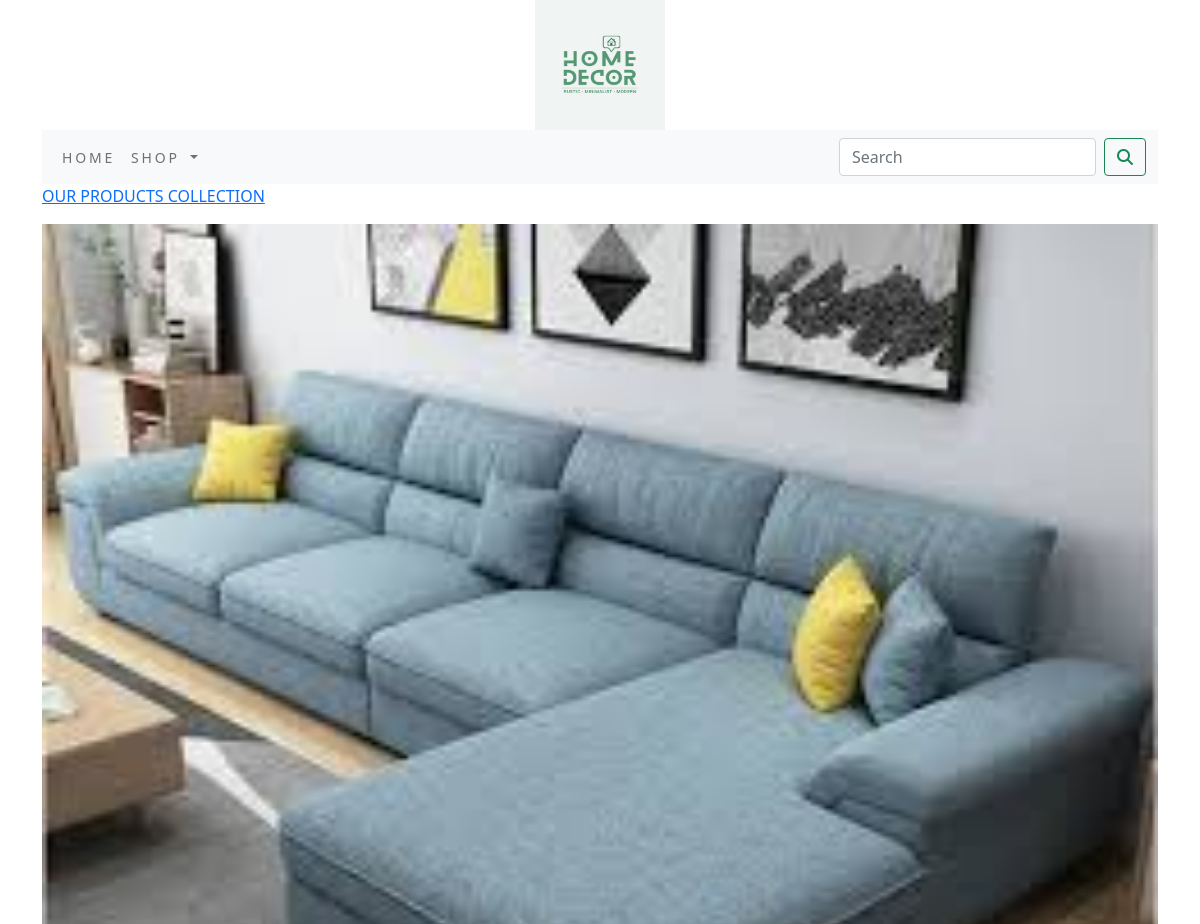
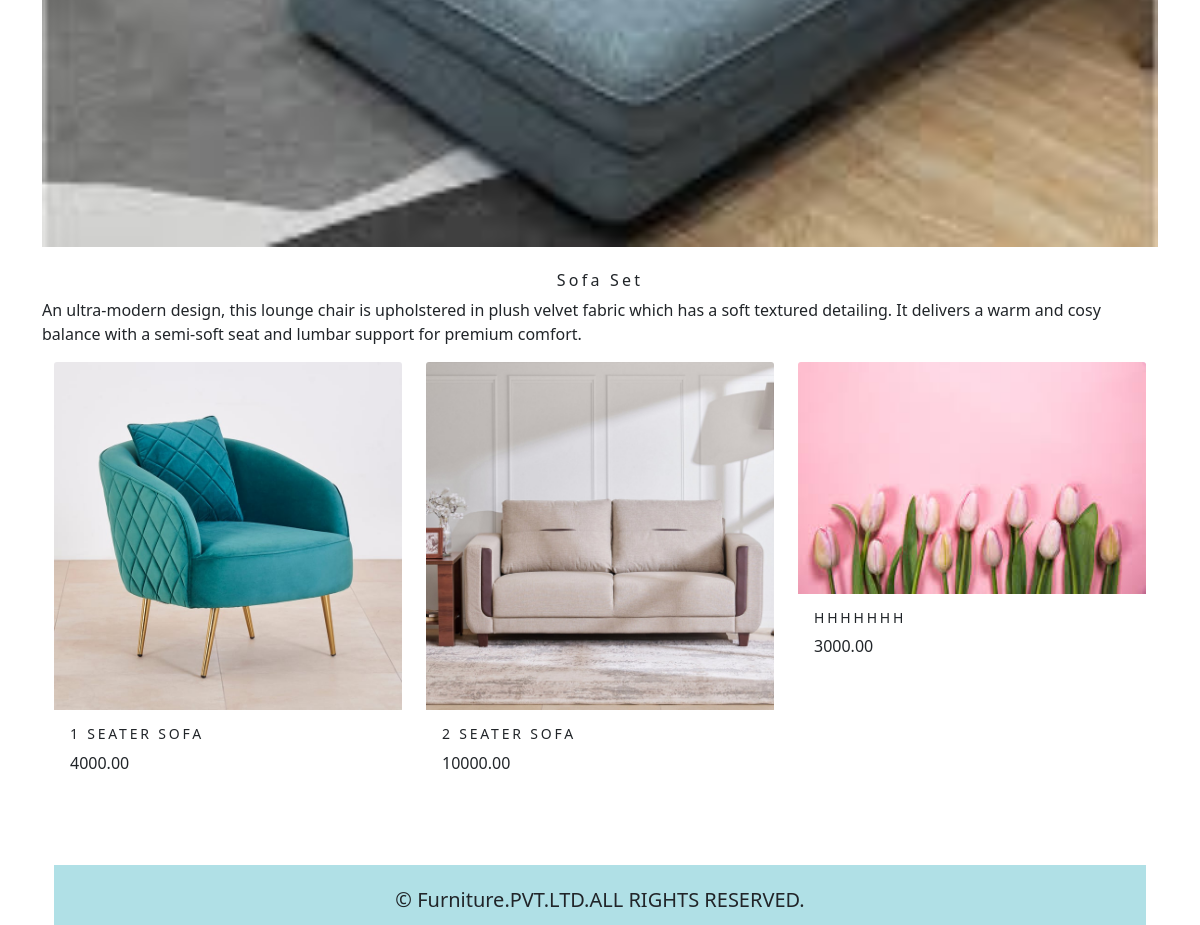
/sofa-set/, run on the app's committed database (2 pictures, top to bottom).
### Furniture/models.py (models this page shows, shortened)
class Furniture(models.Model):
    name=models.CharField(max_length=200,unique=True)
    slug=models.SlugField(max_length=200,unique=True)
    description=models.TextField(blank=True)
    image=models.ImageField(upload_to='furniture',blank=True)
    class Meta:
        ordering=('name',)
        verbose_name='furniture'
        verbose_name_plural = 'furniture'
    def get_url(self):
        return reverse('Furniture:Product_by_Category',args=[self.slug])

class Product(models.Model):
    name=models.CharField(max_length=200,unique=True)
    slug=models.SlugField(max_length=200,unique=True)
    description=models.TextField(blank=True)
    price=models.DecimalField(max_digits=10,decimal_places=2)
    category=models.ForeignKey(Furniture,on_delete=models.CASCADE)
    image=models.ImageField(upload_to='product',blank=True)
    stock=models.IntegerField(blank=True)
    available=models.BooleanField(default=True)
    created=models.DateTimeField(auto_now_add=True)
    updated=models.DateTimeField(auto_now=True)
    def get_url(self):
        return reverse('Furniture:ProductDetail',args=[self.category.slug,self.slug])
    class Meta:
        ordering=('name',)
        verbose_name='product'
        verbose_name_plural = 'products'

### Furniture/views.py (the view)
# urls.py: path('',views.AllProductCategory,name='AllProductCategory'),
def AllProductCategory(request, c_slug=None):
    c_page = None
    products_list = None
    if c_slug != None:
        c_page = get_object_or_404(Furniture, slug=c_slug)
        products_list = Product.objects.all().filter(category=c_page, available=True)
    else:
        products_list = Product.objects.all().filter(available=True)
    paginator = Paginator(products_list, 6)
    try:
        page = int(request.GET.get('page', '1'))
    except:
        page = 1
    try:
        products = paginator.page(page)
    except (EmptyPage, InvalidPage):
        products = paginator.page(paginator.num_pages)
    return render(request, "category.html", {'category': c_page, 'products': products})

### Furniture/context_processors.py (called while the page is built)
def menu_links(request):
    links = Furniture.objects.all()
    return dict(links=links)

### cart/context_processors.py (called while the page is built)
def counter(request):
    item_count = 0
    if 'admin' in request.path:
        return {}
    else:
        try:
            cart = Cart.objects.filter(cart_id=_cart_id(request))
            cart_items = CartItem.objects.all().filter(cart=cart[:1])
            for cart_item in cart_items:
                item_count += cart_item.quantity
        except Cart.DoesNotExist:
            item_count = 0
    return dict(item_count=item_count)

### cart/views.py (called while the page is built)
def _cart_id(request):
    cart = request.session.session_key
    if not cart:
        cart = request.session.create()
    return cart

### template/category.html (shortened to what this page needs)
{% extends 'base.html' %}
{% load static %}
{% block content %}
{% if category %}
<div>
     <div class="row my_row_class">
          <div class="mx_auto">
          <p><a href="{% url 'Furniture:AllProductCategory' %}">OUR PRODUCTS COLLECTION</a></p>
               </div>
     </div>
</div>
{% endif %}
<div class="mx_auto">
     {% if category %}
     <img class="my_image" src="{{category.image.url}}" alt="{{category.name}}">
</div><br>
<div>
     <h1 class="text-center my_title">{{category.name}}</h1>
     <p class="text-justify">{{category.description}}</p>
</div>
{% endif %}
<div class="container">
     <div class="row mx_auto">
          {% for i in products.object_list %}
          <div class="my_bottom_margin col-9 col-sm-12 col-md-4 col-lg-4">
               <div class="card-text-center" style="min-width:18rem;">
                    <a href="{{i.get_url}}"><img class="card-img-top my_image" src="{{i.image.url}}" alt="{{i.name}}"></a>
                    <div class="card-body">
                         <h4>{{i.name}}</h4>
                         <p>{{i.price}}</p>
                    </div>
               </div>
          </div>
          {% endfor %}
     </div>
     <br>
</div>
{% endblock %}

### static/css/custom.css (style rules this page uses)
.my_image { width:100%; height:auto; }
.my_title { font-size:16px; letter-spacing:.2em; }
.my_bottom_margin { margin-bottom:10px; }
.card-body h4 { font-size:14px; text-transform:uppercase; letter-spacing:.2em; }

### data on the page
Furniture: image (picture), name "Sofa Set", description "An ultra-modern design, this lounge chair is upholstered in plush velvet fabric which has a soft textured detailing. It delivers a warm and cosy balance with a semi-soft seat and lumbar support for premium comfort."
Product: image (picture), name "1 SEATER SOFA", price "4000.00"
Product: image (picture), name "2 SEATER SOFA", price "10000.00"
Product: image (picture), name "HHHHHHH", price "3000.00"
